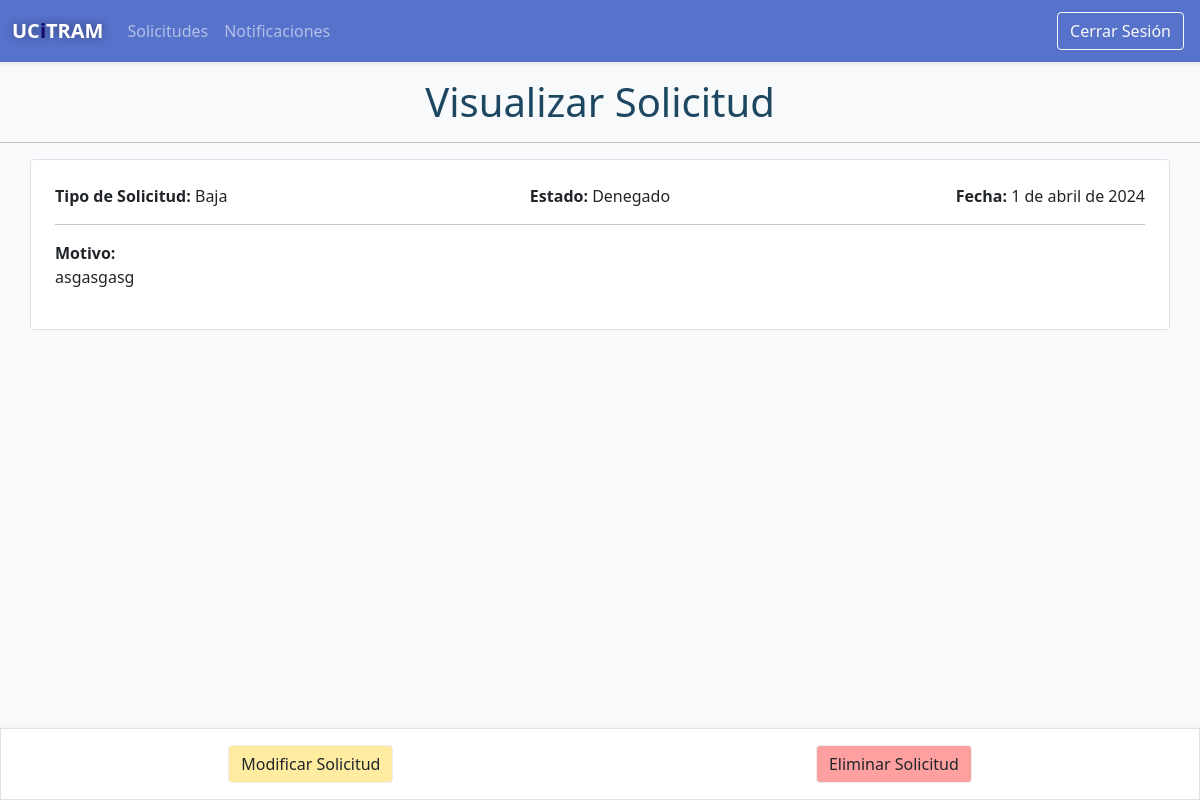
Screenshot of /estudiante/solicitudes/10/ with the database file from the repository.
### app/models.py (models this page shows)
class Solicitud(models.Model):
  tipo_opciones = [
    ('Baja', 'Baja'),
    ('Continuidad de Estudios', 'Continuidad de Estudios'),
    ('Licencia', 'Licencia'),
    ('Traslado', 'Traslado'),
    ]
  estado_opciones = [
    ('Aprobado','Aprobado'),
    ('Denegado','Denegado'),
  ]
  tipo = models.CharField(max_length = 255, null = 0, blank = 0, choices = tipo_opciones, default = 'Baja')
  motivo = models.TextField(blank = 0, null = 0)
  fecha = models.DateField(default = timezone.now)
  estado = models.CharField(max_length = 50, choices = estado_opciones, default = 'Pendiente')
  estudiante = models.ForeignKey(Estudiante, on_delete = models.CASCADE)
  class Meta:
    verbose_name = 'Solicitud'
    verbose_name_plural = 'Solicitudes'
    db_table = 'solicitudes'

### app/views/estudiante/views.py (the view)
# urls.py: path('solicitudes/<int:pk>/', VisualizarSolicitud.as_view(), name='visualizar_solicitud'),
class VisualizarSolicitud(DetailView):
  rol = 'estudiante'
  model = Solicitud
  template_name = 'estudiante/solicitudes/visualizar_solicitud.html'
  context_object_name = 'solicitud'

### templates/estudiante/solicitudes/visualizar_solicitud.html (shortened to what this page needs)
{% extends "layout/base_estudiante.html" %}
{% load static %}
{% block 'sub-estilos' %}
<link rel="stylesheet" href="{% static 'css/botones.css' %}">
{% endblock %}
{% block 'contenido' %}
<div class="text-center mt-3">
  <h1>Visualizar Solicitud</h1>
</div>
<hr>
<div class="container bg-white border rounded p-4">
  <div class="row">
    <div class="col-sm-4">
      <span class='fw-bold'>Tipo de Solicitud:</span> {{solicitud.tipo}}
    </div>
    <div class="col-sm-4 text-sm-center">
      <span class='fw-bold'>Estado:</span> {{solicitud.estado}}
    </div>
    <div class="col-sm-4 text-sm-end">
      <span class='fw-bold'>Fecha:</span> {{solicitud.fecha}}
    </div>
  </div>
  <hr>
  <div class='mt'>
    <span class='fw-bold'>Motivo:</span>
    <p>{{solicitud.motivo}}</p>
  </div>
</div>
<div class="mt-5 p-4"></div>
<div class="fixed-bottom d-flex p-3 justify-content-around bg-white border shadow">
  <a href="{% url 'modificar_solicitud' solicitud.pk %}" class="btn btn-modificar">Modificar Solicitud</a>
  <a href="{% url 'eliminar_solicitud' solicitud.pk %}" class="btn btn-eliminar">Eliminar Solicitud</a>
</div>
{% endblock %}

### static/css/estudiante/estudiante.css (style rules this page uses)
:root { --color-bg: rgb(87, 114, 203); --color-bg-dark: rgb(73, 111, 158); --color-bg-darker: rgb(29, 71, 97); --color-outline: rgba(87, 122, 203, 0.545); --border-color-gray: #e3e3e3; --down-transparent: #293f5ef6; }
h1 { color: var(--color-bg-darker); }

### static/css/botones.css (style rules this page uses)
.btn-modificar { background: #ffeca0; border: .8px solid #ededed; }
.btn-eliminar { background: #ffa0a0; border: .8px solid #ededed; }

### rows the page displays
Solicitud: tipo "Baja", estado "Denegado", fecha "1 de abril de 2024", motivo "asgasgasg"
